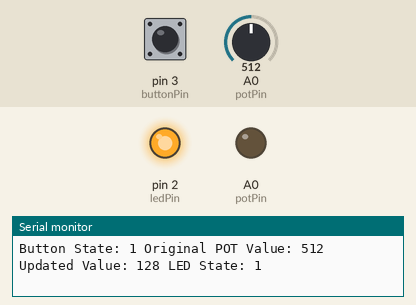
A sketch run on a simulated Arduino Uno, built with avr-gcc and run on an emulated ATmega328P. On the bench: output pins drawn as LEDs (lit = HIGH), the last lines printed to the serial monitor. The test bench sets the inputs (shaded band); at power-on: pin 3 (buttonPin) HIGH, A0 (potPin) = 512.

Above: at 1.2 s.
1.3 s: pin 3 (buttonPin) pulled LOW for 0.15 s
At 1.38 s:
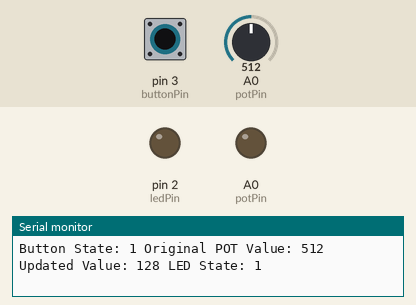
2.9 s: A0 (potPin) set to 412
5.9 s: A0 (potPin) set to 386
8.9 s: pin 3 (buttonPin) pulled LOW for 3.2 s
At 12.5 s:
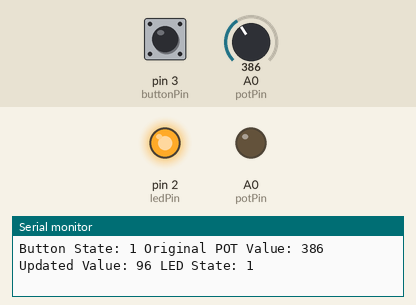
Timing chart, 0 to 14.0 s (numbered marks = the images above; inputs shaded):
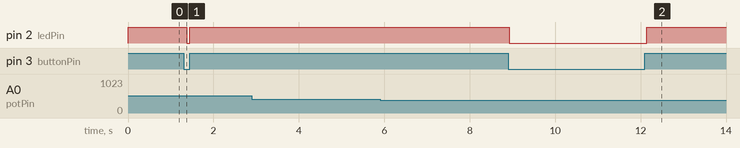

Measured:
- after the input at 1.3 s, pin 2 (ledPin): HIGH → LOW after 0.08 s, → HIGH 0.08 s later
- after the input at 8.9 s, pin 2 (ledPin): HIGH → LOW at once, → HIGH 3.2 s later

The sketch:

serial_library.ino
```cpp
// variable's decleration and value assigned
int ledPin = 2;
int buttonPin = 3;
int potPin= A0;

void setup() {
  // put your setup code here, to run once:
  pinMode(ledPin, OUTPUT);
  pinMode(potPin, OUTPUT);
  pinMode(buttonPin, INPUT_PULLUP);
  // serial communication baund rate
  Serial.begin(9600);

}

void loop() {
  // put your main code here, to run repeatedly:
  int buttonState = digitalRead(buttonPin);
  int potValue = analogRead(potPin) / 4 ;
  digitalWrite(ledPin,buttonState);

  //serial write
  Serial.print("Button State: ");
  Serial.print(buttonState ) ;
  Serial.print(" Original POT Value: ");
  Serial.print(analogRead(potPin) );
  Serial.print(" Updated Value: " );
  Serial.print(potValue);
  Serial.print(" LED State: " );
  Serial.println(buttonState);
}
```
